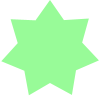
Frame 1 (no input)
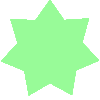
Frame 60 (the mouse pressed at the canvas centre just before this capture)
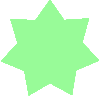
Frame 120 (the mouse held since frame 60 and released just before this capture)

The Processing sketch that drew these frames (run headless with seeded random() and noise(); from frame 60 on, the mouse is pressed at the canvas centre):

// Processing sketch: fp_pg_q_07_07
// ── fp_pg_q_07_07.pde
// 問題 7.7 図 7.8 に示すような凸頂点数が 7 の★を描画せよ．
void setup() {
  size(100, 100);
  background(255, 255, 255);
}

void draw(){
  noStroke();
  fill(152, 251, 152);
  star(width/2, height/2, (width /2), (width / 3), 7, PI/2);
}

//------------------------------------------------------------------//
// float x Center x coordinate
// float y Center y coordinate
// float CircumscribedCircle Radius of circumscribed circle
// float InscribedCircle Radius of inscribed circle
// float p  denominator rate
// float rotatete Rotational correction rate
//------------------------------------------------------------------//
void star(float x, float y, float CircumscribedCircle, float InscribedCircle, int p, float rotatete) {
  int cnt = p * 2;
  float radius = 0;

  // http://www.d-improvement.jp/learning/processing/2011-a/08.html
  pushMatrix();
  translate(x, y);
  rotate(rotatete);
  beginShape();
  for (int i = 1; i <= cnt; i++) {
    if (i % 2 == 0) {
      radius = InscribedCircle;
    } else {
      radius = CircumscribedCircle;
    }
    vertex(radius * cos(radians(360 * i/cnt)), radius * sin(radians(360 * i/cnt)));
  }
  endShape(CLOSE);
  popMatrix();
}
